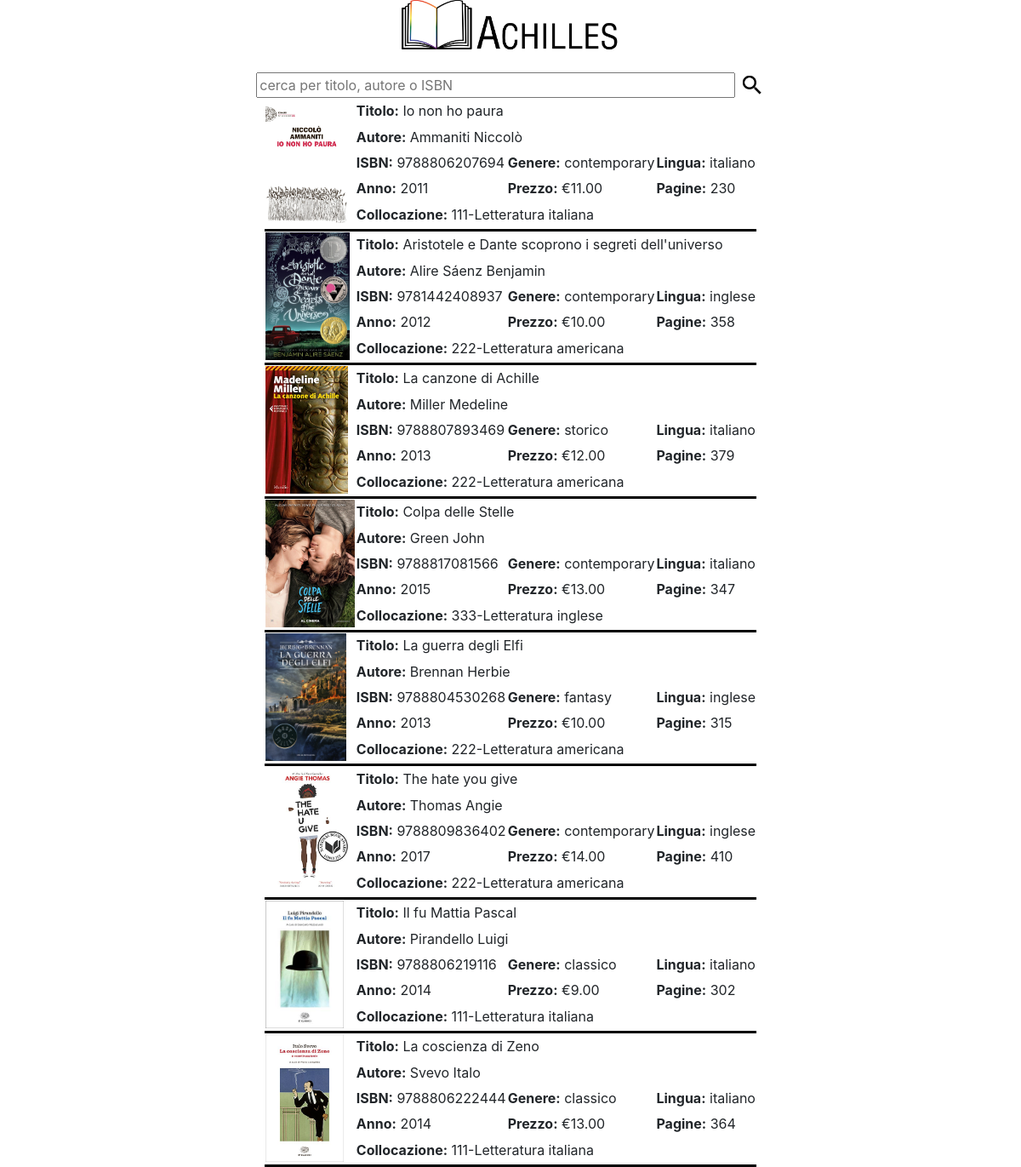
The page /GusattoDerek_Achilles/achilles.php on the database its author committed.
### tables this page shows
CREATE TABLE `libro` (
  `idLibro` int(11) NOT NULL,
  `titolo` varchar(100) NOT NULL,
  `lingua` varchar(100) NOT NULL,
  `immagine` varchar(150) DEFAULT NULL,
  `anno` int(11) NOT NULL,
  `numPagine` int(11) NOT NULL,
  `prezzo` decimal(6,2) DEFAULT NULL,
  `ISBN` varchar(13) NOT NULL,
  `fkEditore` int(11) NOT NULL,
  `fkCollocazione` int(11) NOT NULL,
  `fkBiblioteca` int(11) NOT NULL
);

CREATE TABLE `autore` (
  `idAutore` int(11) NOT NULL,
  `nome` varchar(50) NOT NULL,
  `cognome` varchar(50) NOT NULL,
  `sesso` varchar(1) DEFAULT NULL,
  `nazionalita` varchar(40) NOT NULL,
  `dataNascita` date NOT NULL,
  `dataMorte` date DEFAULT NULL
);

CREATE TABLE `genere` (
  `idGenere` int(11) NOT NULL,
  `descrizione` varchar(40) NOT NULL
);

CREATE TABLE `collocazione` (
  `codice` int(11) NOT NULL,
  `sezione` varchar(40) NOT NULL
);

### GusattoDerek_Achilles/achilles.php (the view, shortened to what this page needs)
<!DOCTYPE html>
<html>
<head>
<link rel="stylesheet" href="https://cdn.jsdelivr.net/npm/bootstrap@4.6.0/dist/css/bootstrap.min.css">
<link rel="stylesheet" href="stylesheet.css">
</head>
<body onload="intestazione()">
<center>
<div class="header">
<a href="achilles.php" ><img src="images/logo.png" height="70px"/></a>
</div>
<div class="container">
    <form  name="cerca" method="get" action="<?php echo $_SERVER['PHP_SELF']; ?>" style="margin-top: 15px;">
    <input size="50" type="text" name="cerca" placeholder="cerca per titolo, autore o ISBN" style="vertical-align: middle" />
    <input type="image" src="images/icons/search.png" alt="Submit" width="30" height="30" style="border-width: 0; vertical-align: middle" >
    </form>
</div>
<?php
$con = new mysqli(DB_SERVER, DB_USERNAME, DB_PASSWORD, DB_NAME);
$con->set_charset("utf8");
if(isset($_GET['cerca'])){
	$cerca = $_GET['cerca'];
}else{
	$cerca = '';
}
$sql = "SELECT libro.*, autore.nome, autore.cognome, collocazione.*, genere.descrizione";
$sql .= " FROM libro";
$sql .= " INNER JOIN scrivere ON libro.idLibro=scrivere.fkLibro";
$sql .= " INNER JOIN autore ON autore.idAutore=scrivere.fkAutore";
$sql .= " INNER JOIN collocazione ON libro.fkCollocazione=collocazione.codice";
$sql .= " INNER JOIN comprendere ON libro.idLibro=comprendere.fkLibro";
$sql .= " INNER JOIN genere ON genere.idGenere=comprendere.fkGenere";
$sql .= " WHERE idLibro IN (SELECT idLibro FROM libro";
$sql .= " WHERE titolo LIKE '%".$cerca."%'";
$sql .= " OR autore.nome LIKE '%".$cerca."%'";
$sql .= " OR autore.cognome LIKE '%".$cerca."%'";
$sql .= " OR ISBN LIKE '%".$cerca."%' )";
$result = $con->query($sql);
	if ($result) {
        if ($result->num_rows > 0) {
            echo "<table>";
            while($row=$result->fetch_array()){
                echo "<tr >";
                echo "<td rowspan='5' ><img src='".$row['immagine']."' height='150'></td>";
                echo "<td colspan='3'><b>Titolo:</b> ".$row['titolo']."</td>";
                echo "</tr>";
                echo "<tr>";
                echo "<td colspan='3' ><b>Autore:</b> ".$row['cognome']." ".$row['nome']."</td>";
                echo "</tr>";
                echo "<tr>";
                echo "<td ><b>ISBN:</b> ".$row['ISBN']."</td>";
                echo "<td ><b>Genere:</b> ".$row['descrizione']."</td>";
                echo "<td ><b>Lingua:</b> ".$row['lingua']."</td>";
                echo "</tr>";
                echo "<tr>";
                echo "<td ><b>Anno:</b> ".$row['anno']."</td>";
                echo "<td ><b>Prezzo:</b> €".$row['prezzo']."</td>";
                echo "<td ><b>Pagine:</b> ".$row['numPagine']."</td>";
                echo "</tr>";
                echo "<tr>";
                echo "<td colspan='3' ><b>Collocazione:</b> ".$row['codice']."-".$row['sezione']."</td>";
                echo "</tr>";
                echo "<tr  style='border-bottom: 3px solid black;'><td colspan='5'></td></tr>";
            }
            echo "</table>";
        } else {
        }
    } else {
		echo "errore: ".$con->error;
    }
?>
</center>
</body>
</html>

### GusattoDerek_Achilles/stylesheet.css (style rules this page uses)
.header { height: 15%; display: block; }
a { text-decoration: none; font-weight: bold; font-family: Verdana, Geneva, Tahoma, sans-serif; color: black; }

### rows shown on the page
libro: immagine (picture), titolo "Io non ho paura", autore.cognome "Ammaniti", autore.nome "Niccolò", ISBN "9788806207694", genere.descrizione "contemporary", lingua "italiano", anno "2011", prezzo "11.00", numPagine "230", fkCollocazione.codice "111", fkCollocazione.sezione "Letteratura italiana"
libro: immagine (picture), titolo "Aristotele e Dante scoprono i segreti dell'universo", autore.cognome "Alire Sáenz", autore.nome "Benjamin", ISBN "9781442408937", genere.descrizione "contemporary", lingua "inglese", anno "2012", prezzo "10.00", numPagine "358", fkCollocazione.codice "222", fkCollocazione.sezione "Letteratura americana"
libro: immagine (picture), titolo "La canzone di Achille", autore.cognome "Miller", autore.nome "Medeline", ISBN "9788807893469", genere.descrizione "storico", lingua "italiano", anno "2013", prezzo "12.00", numPagine "379", fkCollocazione.codice "222", fkCollocazione.sezione "Letteratura americana"
libro: immagine (picture), titolo "Colpa delle Stelle", autore.cognome "Green", autore.nome "John", ISBN "9788817081566", genere.descrizione "contemporary", lingua "italiano", anno "2015", prezzo "13.00", numPagine "347", fkCollocazione.codice "333", fkCollocazione.sezione "Letteratura inglese"
libro: immagine (picture), titolo "La guerra degli Elfi", autore.cognome "Brennan", autore.nome "Herbie", ISBN "9788804530268", genere.descrizione "fantasy", lingua "inglese", anno "2013", prezzo "10.00", numPagine "315", fkCollocazione.codice "222", fkCollocazione.sezione "Letteratura americana"
libro: immagine (picture), titolo "The hate you give", autore.cognome "Thomas", autore.nome "Angie", ISBN "9788809836402", genere.descrizione "contemporary", lingua "inglese", anno "2017", prezzo "14.00", numPagine "410", fkCollocazione.codice "222", fkCollocazione.sezione "Letteratura americana"
libro: immagine (picture), titolo "Il fu Mattia Pascal", autore.cognome "Pirandello", autore.nome "Luigi", ISBN "9788806219116", genere.descrizione "classico", lingua "italiano", anno "2014", prezzo "9.00", numPagine "302", fkCollocazione.codice "111", fkCollocazione.sezione "Letteratura italiana"
libro: immagine (picture), titolo "La coscienza di Zeno", autore.cognome "Svevo", autore.nome "Italo", ISBN "9788806222444", genere.descrizione "classico", lingua "italiano", anno "2014", prezzo "13.00", numPagine "364", fkCollocazione.codice "111", fkCollocazione.sezione "Letteratura italiana"
